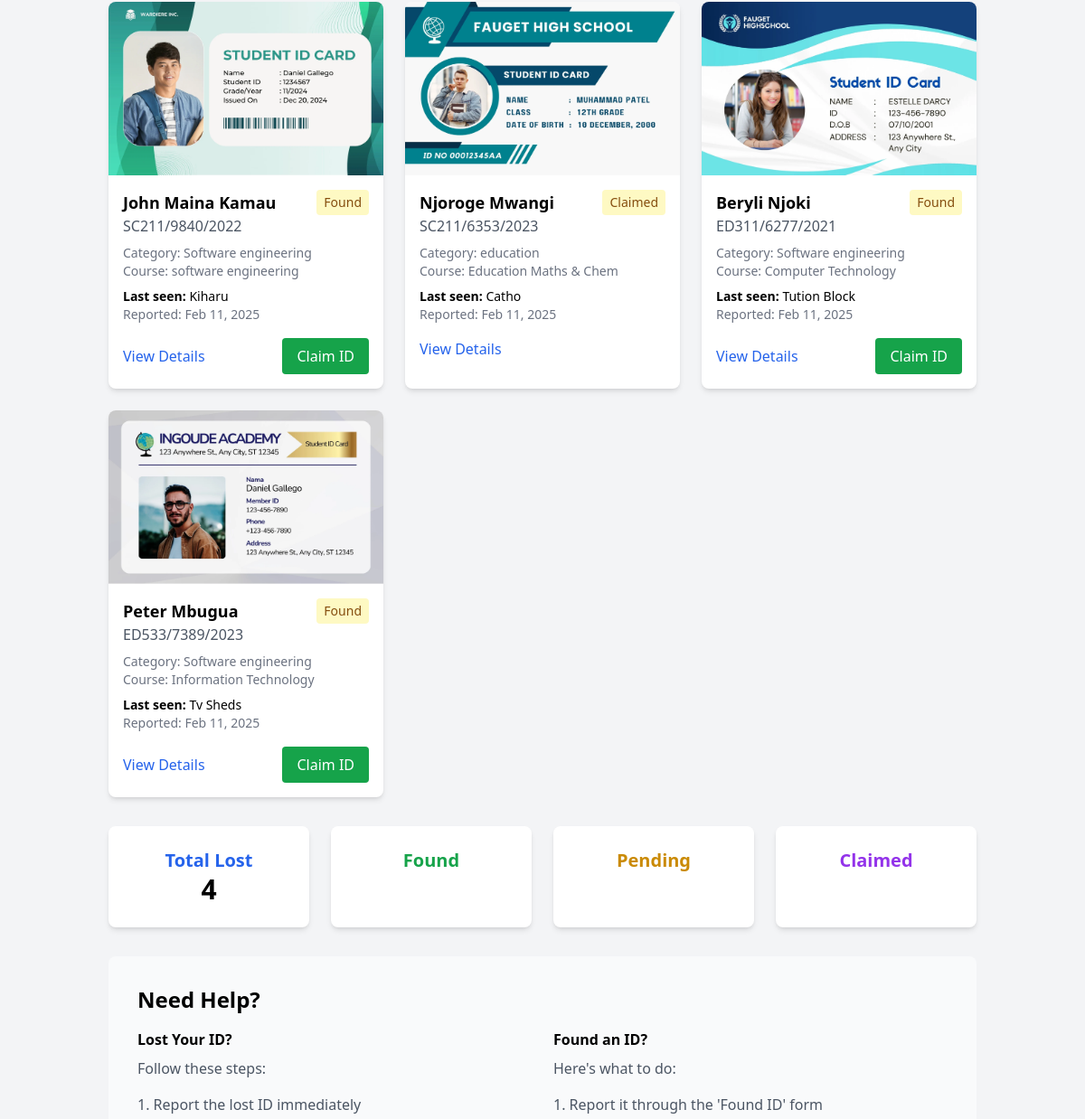
The app's page / (middle part), older data.
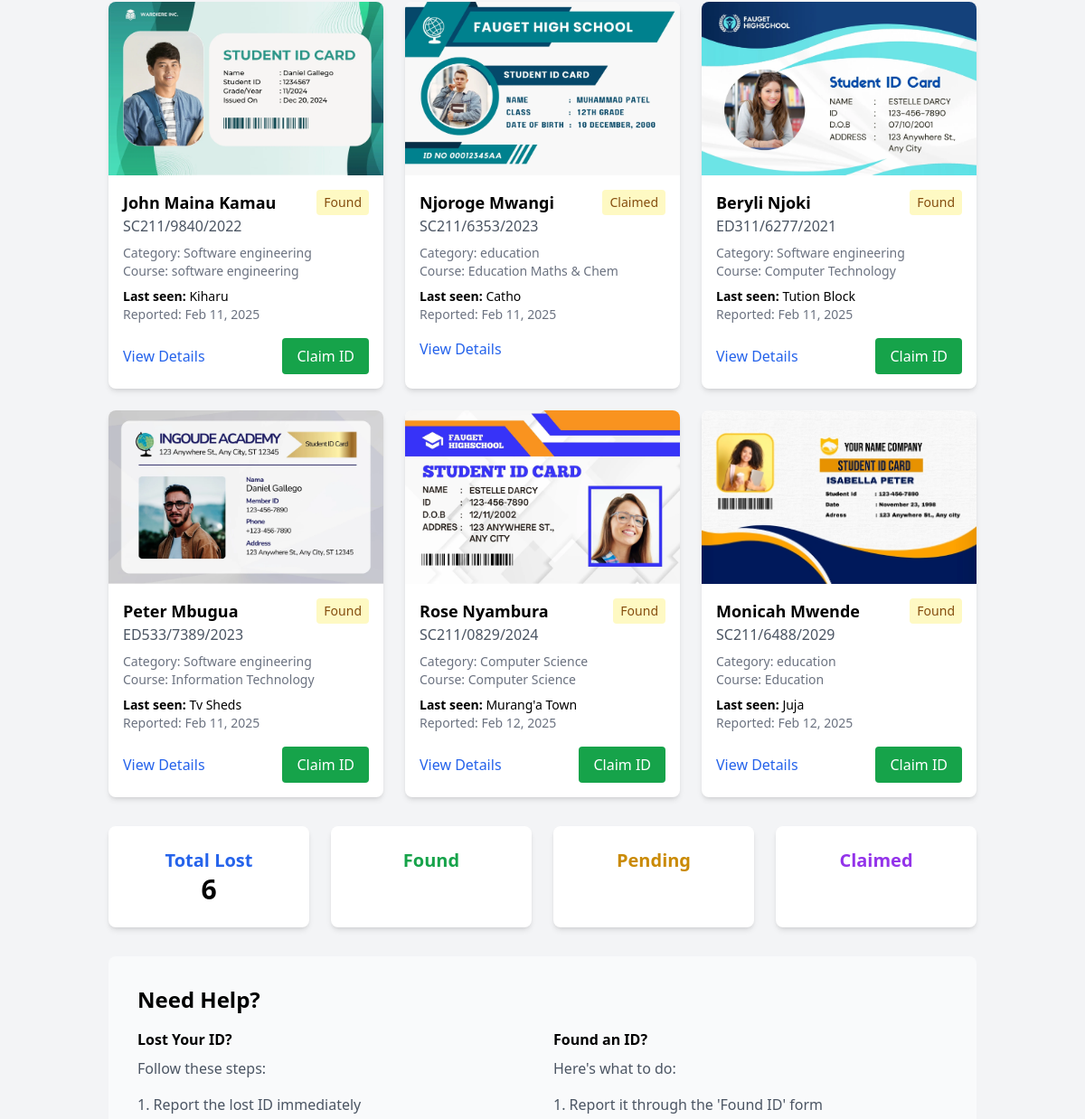
The same page, newer data.
### mut/models.py (models this page shows, shortened)
class LostID(models.Model):
    STATUS_CHOICES = [
        ('PENDING', 'Pending'),
        ('FOUND', 'Found'),
        ('CLAIMED', 'Claimed'),
    ]
    student_name = models.CharField(max_length=100)
    registration_number = models.CharField(
    max_length=20,
    validators=[
            RegexValidator(
                regex=r'^(SC|ED)\d{3}/\d{4}/\d{4}$',
                message='Registration number must be in format SCXXX/YYYY/YYYY or EDXXX/YYYY/YYYY (e.g., SC211/0530/2022 or ED511/0920/2022)'
            )
        ]
    )
    course = models.CharField(max_length=100)
    category = models.ForeignKey(Category, on_delete=models.CASCADE, related_name='lost_ids',blank=True,null=True)
    date_reported = models.DateTimeField(auto_now_add=True)
    last_seen_location = models.CharField(max_length=200)
    additional_details = models.TextField(blank=True)
    id_front_image = models.ImageField( upload_to='students_ids/front/',blank=True,null=True )
    id_back_image = models.ImageField(upload_to='students_ids/back/',blank=True,null=True )
    additional_image1 = models.ImageField(upload_to='students_ids/additional/',blank=True,null=True)
    additional_image2 = models.ImageField(upload_to='students_ids/additional/',blank=True,null=True)
    additional_image3 = models.ImageField(upload_to='students_ids/additional/',blank=True,null=True)
    status = models.CharField(
        max_length=10,
        choices=STATUS_CHOICES,
        default='PENDING'
    )
    found_location = models.CharField(max_length=200, blank=True, null=True)
    found_date = models.DateTimeField(blank=True, null=True)
    finder_contact = models.CharField(max_length=100, blank=True, null=True)

class Category(models.Model):
    name = models.CharField(max_length=50, unique=True)
    class Meta:
        verbose_name = "Category"
        verbose_name_plural = "Categories"

### mut/views.py (the view)
# urls.py: path('', views.home, name='homepage'),
def home(request):
    lost_ids = LostID.objects.all()
    categories = Category.objects.all()
    context = {
        'lost_ids': lost_ids,
        'categories': categories,
        'lost_ids_found': LostID.objects.filter(status='FOUND'),
        'lost_ids_pending': LostID.objects.filter(status='PENDING'),
        'lost_ids_claimed': LostID.objects.filter(status='CLAIMED'),
    }
    return render(request, 'home.html', context)

### templates/home.html (shortened to what this page needs)
{% extends 'base.html' %}
{% load static %}
{% block content %}
<div class="container mx-auto px-4">
    <div class="mb-8">
        <div class="grid grid-cols-1 md:grid-cols-2 lg:grid-cols-3 gap-6">
            {% for lost_id in lost_ids %}
            <div class="bg-white rounded-lg shadow-md overflow-hidden">
                {% if lost_id.id_front_image %}
                    <img src="{{ lost_id.id_front_image.url }}" alt="ID Front" class="w-full h-48 object-cover">
                {% endif %}
                <div class="p-4">
                    <div class="flex justify-between items-start mb-2">
                        <div>
                            <h3 class="font-semibold text-lg">{{ lost_id.student_name }}</h3>
                            <p class="text-gray-600">{{ lost_id.registration_number }}</p>
                        </div>
                        <span class="bg-yellow-100 text-yellow-800 text-sm px-2 py-1 rounded">{{ lost_id.get_status_display }}</span>
                    </div>
                    <div class="mb-2">
                        <p class="text-sm text-gray-500">Category: {{ lost_id.category.name }}</p>
                        <p class="text-sm text-gray-500">Course: {{ lost_id.course }}</p>
                    </div>
                    <div class="mb-4">
                        <p class="text-sm"><strong>Last seen:</strong> {{ lost_id.last_seen_location }}</p>
                        <p class="text-sm text-gray-500">Reported: {{ lost_id.date_reported|date:"M d, Y" }}</p>
                    </div>
                    <div class="flex justify-between items-center">
                        <button class="text-blue-600 hover:text-blue-800">View Details</button>
                        {% if lost_id.status == 'FOUND' %}
                            <button class="bg-green-600 text-white px-4 py-2 rounded hover:bg-green-700">Claim ID</button>
                        {% endif %}
                    </div>
                </div>
            </div>
            {% empty %}
            <div class="col-span-full text-center py-8">
                <p class="text-gray-500 text-lg">No lost IDs reported yet.</p>
            </div>
            {% endfor %}
        </div>
    </div>
    <div class="grid grid-cols-1 md:grid-cols-4 gap-6 mb-8">
        <div class="bg-white p-6 rounded-lg shadow-md text-center">
            <h4 class="text-xl font-semibold text-blue-600">Total Lost</h4>
            <p class="text-3xl font-bold">{{ lost_ids.count }}</p>
        </div>
        <div class="bg-white p-6 rounded-lg shadow-md text-center">
            <h4 class="text-xl font-semibold text-green-600">Found</h4>
        </div>
        <div class="bg-white p-6 rounded-lg shadow-md text-center">
            <h4 class="text-xl font-semibold text-yellow-600">Pending</h4>
        </div>
        <div class="bg-white p-6 rounded-lg shadow-md text-center">
            <h4 class="text-xl font-semibold text-purple-600">Claimed</h4>
        </div>
    </div>
    <div class="bg-gray-50 rounded-lg p-8">
        <h2 class="text-2xl font-bold mb-4">Need Help?</h2>
        <div class="grid grid-cols-1 md:grid-cols-2 gap-6">
            <div>
                <h3 class="font-semibold mb-2">Lost Your ID?</h3>
                <p class="text-gray-600 mb-4">Follow these steps:</p>
                <ol class="list-decimal list-inside space-y-2 text-gray-600">
                    <li>Report the lost ID immediately</li>
                </ol>
            </div>
            <div>
                <h3 class="font-semibold mb-2">Found an ID?</h3>
                <p class="text-gray-600 mb-4">Here's what to do:</p>
                <ol class="list-decimal list-inside space-y-2 text-gray-600">
                    <li>Report it through the 'Found ID' form</li>
                </ol>
            </div>
        </div>
    </div>
</div>
    {% endblock %}

### templates/base.html (shortened to what this page needs)
{% load static %}
<!DOCTYPE html>
<html lang="en">
<head>
    <link href="https://cdn.jsdelivr.net/npm/tailwindcss@2.2.19/dist/tailwind.min.css" rel="stylesheet">
    <link href="https://cdnjs.cloudflare.com/ajax/libs/font-awesome/6.0.0/css/all.min.css" rel="stylesheet">
    <script src="https://cdn.tailwindcss.com"></script>
</head>
<body>
<body class="bg-gray-100">
    <main class="container mx-auto mt-8 px-4">
        {% block content %}
        {% endblock %}
    </main>
</body>
</html>

### templates/footer.html (shortened to what this page needs)
{% load static %}

Row changes from the older to the newer data that the page shows:
added LostID: id_front_image (picture), student_name "Rose Nyambura", registration_number "SC211/0829/2024", status "Found", category.name "Computer Science", course "Computer Science", last_seen_location "Murang'a Town", date_reported "Feb 12, 2025", shows "Claim ID"
added LostID: id_front_image (picture), student_name "Monicah Mwende", registration_number "SC211/6488/2029", status "Found", category.name "education", course "Education", last_seen_location "Juja", date_reported "Feb 12, 2025", shows "Claim ID"
Text that changed along with them:
{{ lost_ids.count }}: "4" → "6"
